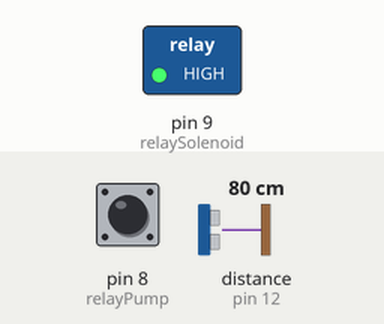
Recording of a program running on a simulated Arduino Uno, built with avr-gcc and run on an emulated ATmega328P. Parts: switched loads named in the program (green lamp = pin HIGH). Wiring (inferred from the names in the program): ultrasonic range finder: trigger pin 11; echo pin 12. The inputs (shaded band) are chosen by the test bench; at power-on: pin 8 (relayPump) HIGH, distance to the obstacle (sensor on pin 12) 80 cm. The echo pulse lasts 58.3 µs per cm; pins used as bus, display or sensor lines are not drawn.

Above: at 1.2 s.
1.3 s: pin 8 (relayPump) pulled LOW for 0.15 s
At 1.38 s:
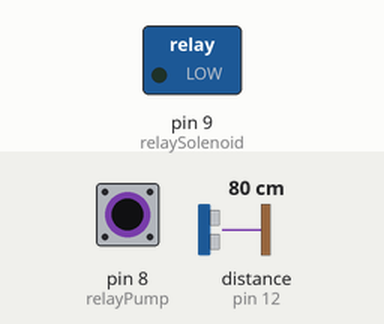
2.9 s: pin 8 (relayPump) pulled LOW for 3.2 s
At 7.2 s:
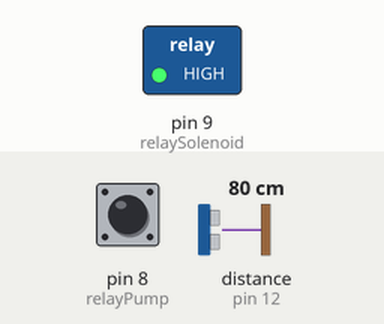
Timing chart, 0 to 8.7 s (numbered marks = the images above; inputs shaded):
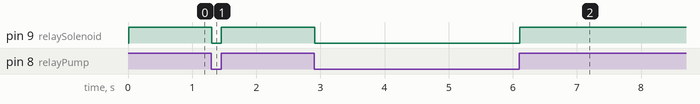

Measured:
- after the input at 1.3 s, pin 9 (relaySolenoid): HIGH → LOW at once, → HIGH 0.15 s later
- after the input at 2.9 s, pin 9 (relaySolenoid): HIGH → LOW at once, → HIGH 3.2 s later

The program:

main.cpp
```cpp
#include <Arduino.h>
#include <Wire.h>

int trigPin = 11;
int echoPin = 12;
int relayPump = 8;
int relaySolenoid = 9;
int photoDiode = 8;
long duration, cm;
int value = 0;

void setup()
{
  // Serial Port begin
  Serial.begin(9600);
  // Define I/O
  pinMode(trigPin, OUTPUT);
  pinMode(echoPin, INPUT);
  pinMode(relayPump, OUTPUT);
  pinMode(relaySolenoid, OUTPUT);
  pinMode(photoDiode, INPUT);
}

void loop()
{
  value = digitalRead(photoDiode);

  digitalWrite(trigPin, LOW);
  delayMicroseconds(5);
  digitalWrite(trigPin, HIGH);
  delayMicroseconds(10);
  digitalWrite(trigPin, LOW);

  // Read the signal from the sensor // Read the signal from the sensor: a HIGH pulse whose
  // duration is the time (in microseconds) from the sending
  // of the ping to the reception of its echo off of an object.  duration = pulseIn (echoPin, HIGH);
  duration = pulseIn(echoPin, HIGH);

  // Convert the time into a distance
  cm = (duration / 2) / 29.1;

  // if ultrasonic detects the water level is at 25 cm
  // The height of tank is 40 cm, so 40-25 = 15
  // the pump will turn off
  if (cm <= 15)
  {
    digitalWrite(relayPump, LOW);
  }
  // otherwise the pump 1 will turn on and fill the water
  else
  {
    digitalWrite(relayPump, HIGH);
    // if the photodiode detects low water turbidity levels
    // solenoid valve will close
    if (value == LOW)
    {
      digitalWrite(relaySolenoid, LOW);
    }

    // else solenoid valve will open
    else
    {
      digitalWrite(relaySolenoid, HIGH);
    }
  }
}
```
